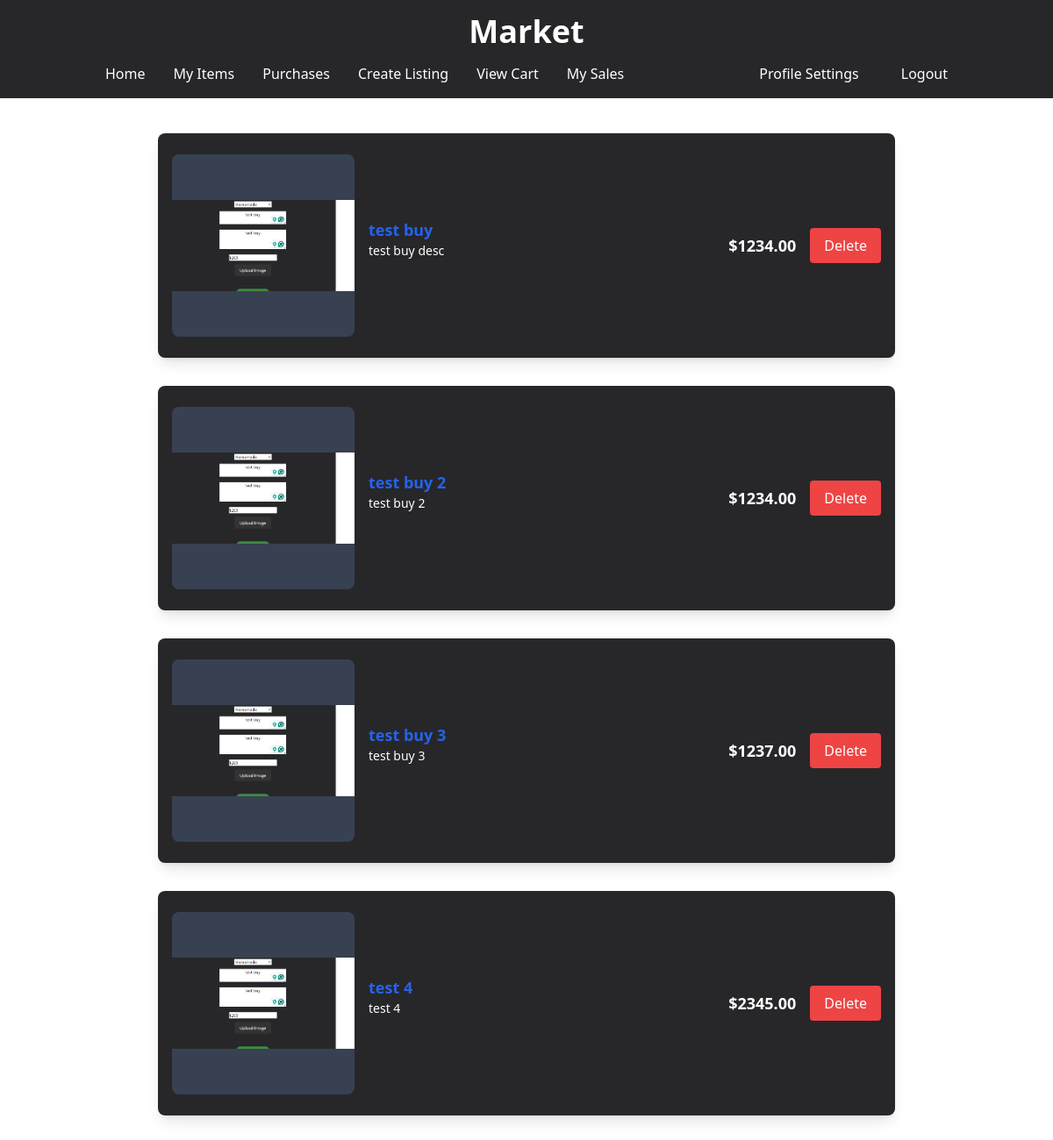
The app's page /Item/purchases (signed in), older data.
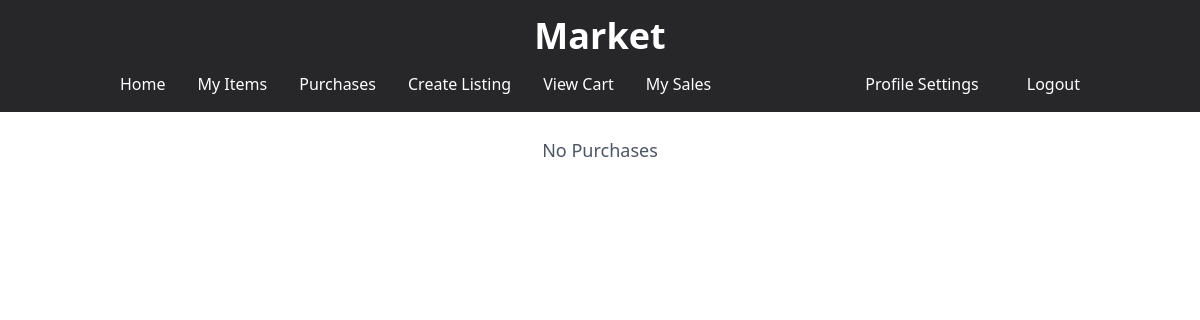
The same page, newer data.
### Item/models.py (models this page shows, shortened)
class Purchase(models.Model):
    item = models.ForeignKey(Item, on_delete=models.CASCADE)
    user = models.ForeignKey(settings.AUTH_USER_MODEL, on_delete=models.CASCADE)
    name = models.CharField(max_length=100)
    number = models.CharField(max_length=15)
    address = models.CharField(max_length=100)
    email = models.EmailField()
    payment_info = models.CharField(max_length=100)
    created_at = models.DateTimeField(auto_now_add=True)

class Item(models.Model):
    CATEGORY_CHOICES = [
        ('handmade', 'Handmade'),
        ('collectible', 'Collectible'),
        ('general_market', 'General Market'),
    ]
    user = models.ForeignKey(settings.AUTH_USER_MODEL, on_delete=models.CASCADE, related_name="items")
    category = models.CharField(max_length=50, choices=CATEGORY_CHOICES)
    title = models.CharField(max_length=50)
    description = models.TextField()
    price = models.DecimalField(max_digits=10, decimal_places=2)
    image = models.ImageField(upload_to='item_images/', blank=False, null=False)
    addedDate = models.DateTimeField(auto_now_add=True)
    is_sold = models.BooleanField(default=False)

### Item/views.py (the view)
# urls.py: path("purchases", views.purchases, name="purchases"),
@login_required
def purchases(request):
    db = DatabaseSingleton()
    purchases = db.getPurchases(request)
    return render(request, "Item/purchases.html", {'purchases': purchases})

### services.py (called while the page is built)
    def __new__(cls):
        if cls._instance is None:
            cls._instance = super(DatabaseSingleton, cls).__new__(cls)
        return cls._instance

    def getPurchases(self, request):
        purchases = Purchase.objects.filter(user=request.user)
        return purchases

### templates/Item/purchases.html (shortened to what this page needs)
<!DOCTYPE html>
{% load static %}
<html lang="en">
<head>
    <link href="https://cdnjs.cloudflare.com/ajax/libs/tailwindcss/2.0.2/tailwind.min.css" rel="stylesheet">
    <script src="https://cdn.tailwindcss.com"></script>
</head>
<body>
    <div class="w-full bg-zinc-800">
        <div class="container mx-auto px-4 pt-4">
            <h1 class="text-4xl font-bold text-white text-center">Market</h1>
        </div>
        <div class="container mx-auto px-4 py-2">
            <nav class="flex justify-between items-center">
                <div class="flex">
                    <a href="{% url 'index' %}" class="text-white hover:text-gray-300 block px-4 py-2">Home</a>
                    <a href="{% url 'myItems' %}" class="text-white hover:text-gray-300 block px-4 py-2">My Items</a>
                    <a href="{% url 'purchases' %}" class="text-white hover:text-gray-300 block px-4 py-2">Purchases</a>
                    <a href="{% url 'createItem' %}" class="text-white hover:text-gray-300 block px-4 py-2">Create Listing</a>
                    <a href="{% url 'viewCart' %}" class="text-white hover:text-gray-300 block px-4 py-2">View Cart</a>
                    <a href="{% url 'mySales' %}" class="text-white hover:text-gray-300 block px-4 py-2">My Sales</a>
                </div>
                <div class="flex space-x-4">
                    {% if user.is_authenticated %}
                        <a href="{% url 'profile_settings' %}" class="text-white hover:text-gray-300 block px-4 py-2">Profile Settings</a>
                        <a href="{% url 'logout' %}" class="text-white hover:text-gray-300 block px-4 py-2">Logout</a>
                    {% else %}
                        <a href="{% url 'loginPage' %}" class="text-white hover:text-gray-300 block px-4 py-2">Login</a>
                    {% endif %}
                </div>
            </nav>
        </div>
    </div>
    <div class="w-[70%] mx-auto grid grid-cols-1 py-6">
        {% for purchase in purchases %}
            <div class="bg-zinc-800 p-4 rounded-lg shadow-lg my-4 flex items-center h-64">
                <div class="w-52 h-52 flex items-center justify-center overflow-hidden rounded-lg mr-4 bg-gray-700">
                    <img src="{{ purchase.item.image.url }}" alt="{{ purchase.item.title }}" class="w-full h-full object-contain">
                </div>
                <div class="flex-1">
                    <a href="{% url 'showItem' purchase.item.id %}" class="text-lg font-semibold text-blue-600 hover:text-blue-800">
                        {{ purchase.item.title }}
                    </a>
                    <p class="text-white text-sm mb-4">{{ purchase.item.description|truncatewords:15 }}</p>
                </div>
                <div class="text-lg font-semibold text-white mr-4">
                    ${{ purchase.item.price }}
                </div>
                <div class="text-center justify-center">
                    <form action="{% url 'delete_purchase' purchase.id %}" method="post" style="display: inline;">
                        <button type="submit" class="text-white bg-red-500 px-4 py-2 rounded hover:bg-red-600">Delete</button>
                    </form>
                </div>
            </div>
        {% empty %}
            <p class="text-center col-span-full text-lg text-gray-600">No Purchases</p>
        {% endfor %}
    </div>
</body>
</html>

Row changes from the older to the newer data that the page shows:
removed Purchase: item.image (picture), item "test buy", item.description "test buy desc", item.price "1234.00"
removed Purchase: item.image (picture), item "test buy 2", item.description "test buy 2", item.price "1234.00"
removed Purchase: item.image (picture), item "test buy 3", item.description "test buy 3", item.price "1237.00"
removed Purchase: item.image (picture), item "test 4", item.description "test 4", item.price "2345.00"
Text that changed along with them:
text now shown: "No Purchases"
